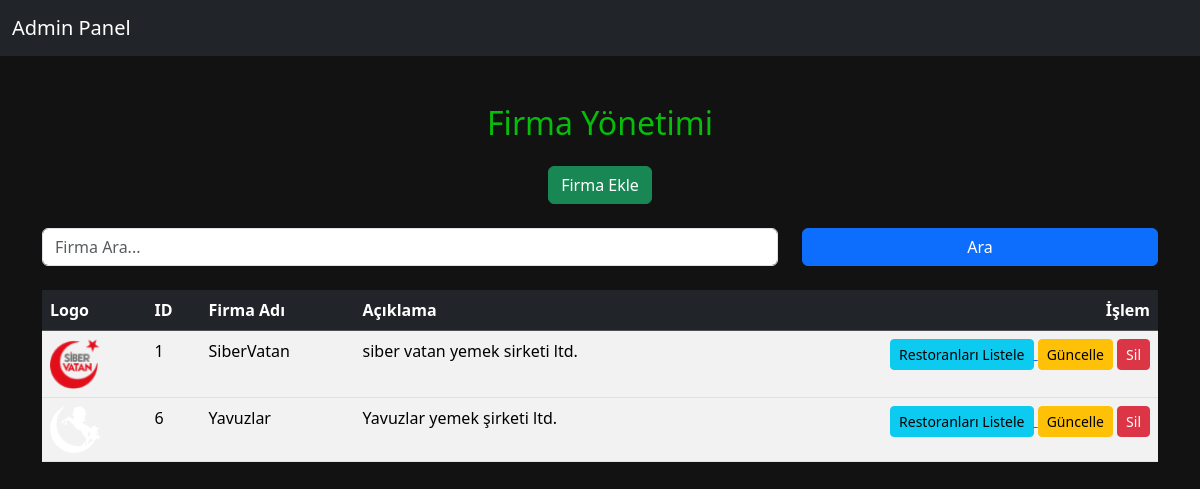
/app/companyManagement.php (signed in), run on the app's committed database.
### tables this page shows
CREATE TABLE `company` (
  `id` int NOT NULL,
  `name` varchar(255) NOT NULL,
  `description` text NOT NULL,
  `logo_path` text,
  `deleted_at` datetime DEFAULT NULL
);

### app/companyManagement.php (the view, shortened to what this page needs)
<?php
    $companies = [];
    include 'db/connection.php';
    if (isset($_GET['company_name'])) {
        $company_name = $_GET['company_name'];
        $query = "SELECT * FROM company WHERE name LIKE ?";
        $statement = $pdo->prepare($query);
        $statement->execute(['%' . $company_name . '%']);
        $companies = $statement->fetchAll(PDO::FETCH_ASSOC);
    } else {
        $query = "SELECT * FROM company WHERE deleted_at IS NULL";
        $statement = $pdo->prepare($query);
        $statement->execute();
        $companies = $statement->fetchAll(PDO::FETCH_ASSOC);
    }
?>
<!DOCTYPE html>
<html lang="tr">
<head>
    <link href="https://cdn.jsdelivr.net/npm/bootstrap@5.3.3/dist/css/bootstrap.min.css" rel="stylesheet">
</head>
<body style="background-color:#121212;">
    <nav class="navbar navbar-expand-lg navbar-dark bg-dark">
        <div class="container-fluid">
            <a class="navbar-brand" href="admin.php">Admin Panel</a>
        </div>
    </nav>
    <div class="container mt-5">
        <h2 class="text-center mb-4" style="color:#07bc0c;">Firma Yönetimi</h2>
        <div class="text-center mb-4">
            <button class="btn btn-success" data-bs-toggle="modal" data-bs-target="#addCompanyModal">Firma Ekle</button>
        </div>
        <form method="GET" class="mb-4">
            <div class="row justify-content-center">
                <div class="col-md-8">
                    <input type="text" class="form-control" placeholder="Firma Ara..." name="company_name" required>
                </div>
                <div class="col-md-4">
                    <button type="submit" class="btn btn-primary w-100">Ara</button>
                </div>
            </div>
        </form>
        <div class="table-responsive">
            <table class="table table-striped table-hover">
                <thead class="table-dark">
                    <tr>
                        <th>Logo</th>
                        <th>ID</th>
                        <th>Firma Adı</th>
                        <th>Açıklama</th>
                        <th class="text-end">İşlem</th>
                    </tr>
                </thead>
                <?php if (count($companies) > 0): ?>
                    <?php foreach ($companies as $company): ?>
                <tbody>
                    <tr>
                        <td>
                            <?php if (!empty($company['logo_path'])): ?>
                                <img src="<?php echo htmlspecialchars($company['logo_path']); ?>" alt="Logo" style="width:50px; height:auto;">
                            <?php else: ?>
                                <img src="default-logo.png" alt="Varsayılan Logo" style="width:50px; height:auto;">
                            <?php endif; ?>
                        </td>
                        <td><?php echo htmlspecialchars($company['id']); ?></td>
                        <td><?php echo htmlspecialchars($company['name']); ?></td>
                        <td><?php echo htmlspecialchars($company['description']); ?></td>
                        <td class="text-end">
                            <a href="restaurantList.php?companyID=<?php echo htmlspecialchars($company['id']); ?>">
                                <button class="btn btn-info btn-sm">Restoranları Listele</button>
                            </a>
                            <form action="updateCompany.php" method="GET" class="d-inline">
                                <button type="submit" class="btn btn-warning btn-sm">Güncelle</button>
                            </form>
                            <form action="companyManagement.php" method="POST" class="d-inline">
                                <button type="submit" class="btn btn-danger btn-sm">Sil</button>
                            </form>
                        </td>
                    </tr>
                    <?php endforeach; ?>
                <?php endif; ?>
                </tbody>
            </table>
        </div>
    </div>
</body>
</html>

### data on the page
company: logo_path (picture), id "1", name "SiberVatan", description "siber vatan yemek sirketi ltd."
company: logo_path (picture), id "6", name "Yavuzlar", description "Yavuzlar yemek şirketi ltd."
